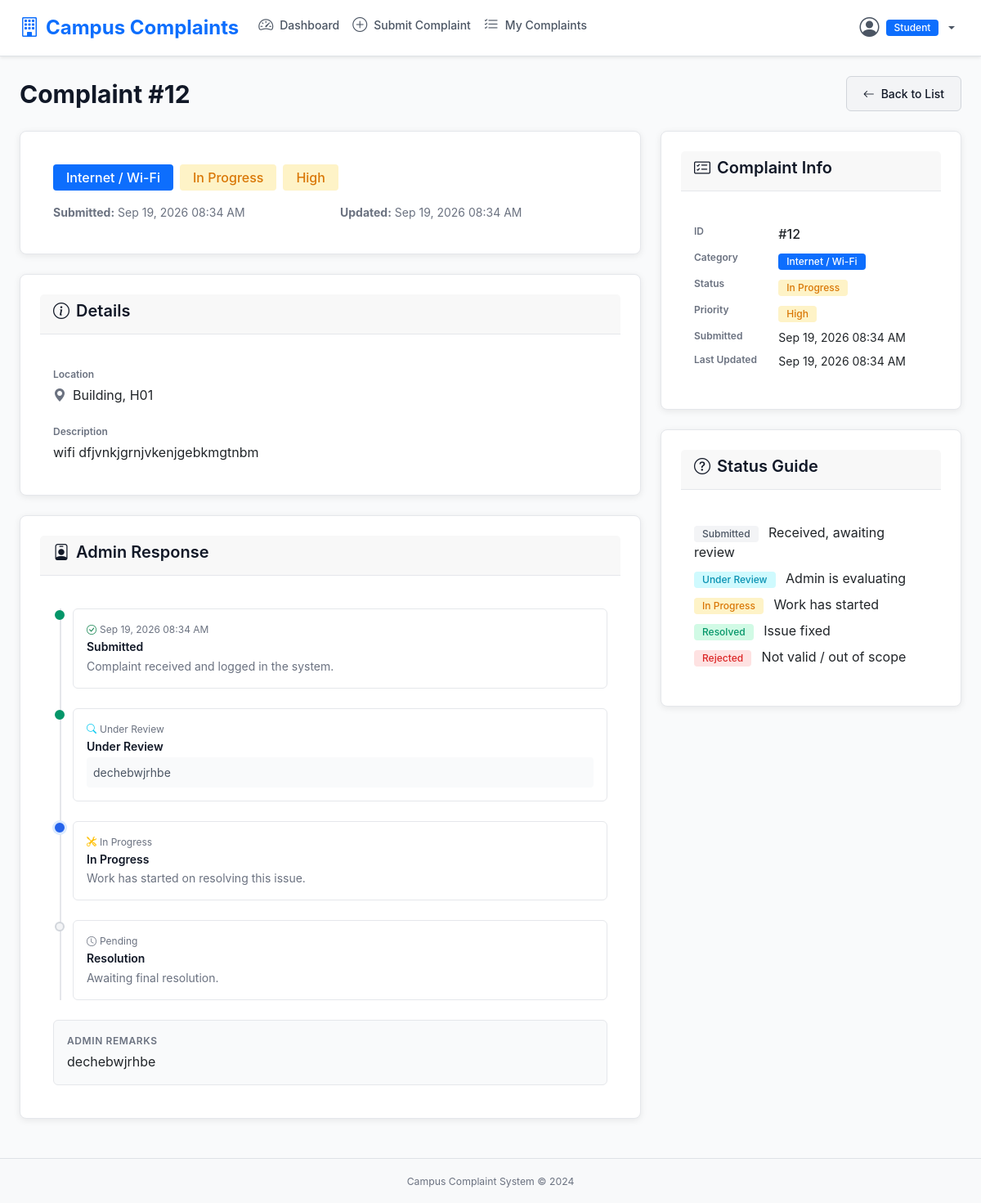
The page /complaint/12 (signed in) on the database its author committed.
### models.py (models this page shows, shortened)
class Complaint(db.Model):
    __tablename__ = 'complaint'
    id = db.Column(db.Integer, primary_key=True)
    user_id = db.Column(db.Integer, db.ForeignKey('user.id'), nullable=False)
    category = db.Column(db.String(30), nullable=False)
    location = db.Column(db.String(200), nullable=False)
    description = db.Column(db.Text, nullable=False)
    image_path = db.Column(db.String(300), nullable=True)
    status = db.Column(db.String(20), nullable=False, default='Submitted')
    priority = db.Column(db.String(10), nullable=False, default='Medium')
    admin_remarks = db.Column(db.Text, nullable=True)
    created_at = db.Column(db.DateTime, default=datetime.utcnow)
    updated_at = db.Column(db.DateTime, default=datetime.utcnow, onupdate=datetime.utcnow)
    user = db.relationship('User', backref=db.backref('complaints', lazy=True))
    @property
    def status_badge_class(self):
        mapping = {
            'Submitted': 'badge-secondary',
            'Under Review': 'badge-info',
            'In Progress': 'badge-warning',
            'Resolved': 'badge-success',
            'Rejected': 'badge-danger'
        }
        return mapping.get(self.status, 'badge-secondary')
    @property
    def priority_badge_class(self):
        mapping = {
            'Low': 'badge-secondary',
            'Medium': 'badge-primary',
            'High': 'badge-warning',
            'Critical': 'badge-danger'
        }
        return mapping.get(self.priority, 'badge-secondary')

### app.py (the view)
@app.route('/complaint/<int:complaint_id>')
@login_required
@student_required
def complaint_detail(complaint_id):
    complaint = Complaint.query.get_or_404(complaint_id)
    if complaint.user_id != current_user.id:
        abort(403)
    return render_template('student/complaint_detail.html', complaint=complaint)

### app.py (called while the page is built)
@login_manager.user_loader
def load_user(user_id):
    return User.query.get(int(user_id))

def student_required(f):
    @wraps(f)
    def decorated_function(*args, **kwargs):
        if not current_user.is_authenticated or not current_user.is_student():
            flash('Student access required.', 'error')
            return redirect(url_for('login'))
        return f(*args, **kwargs)
    return decorated_function

### models.py (called while the page is built)
    def is_admin(self):
        return self.role == 'admin'

    def is_student(self):
        return self.role == 'student'

    @property
    def is_active(self):
        return True

### templates/student/complaint_detail.html (shortened to what this page needs)
{% extends "student/base.html" %}
{% block content %}
<div class="d-flex justify-content-between align-items-center mb-4">
    <h1 class="page-title mb-0">Complaint #{{ complaint.id }}</h1>
    <a href="{{ url_for('my_complaints') }}" class="btn btn-secondary">
        <i class="bi bi-arrow-left me-1"></i>Back to List
    </a>
</div>
<div class="row g-4">
    <div class="col-12 col-lg-8">
        <div class="card mb-4">
            <div class="card-body">
                <div class="d-flex flex-wrap gap-2 mb-3">
                    <span class="badge bg-primary fs-6 px-3 py-2">{{ complaint.category }}</span>
                    <span class="badge {{ complaint.status_badge_class }} fs-6 px-3 py-2">{{ complaint.status }}</span>
                    <span class="badge {{ complaint.priority_badge_class }} fs-6 px-3 py-2">{{ complaint.priority }}</span>
                </div>
                <div class="row text-sm text-muted">
                    <div class="col-md-6">
                        <strong>Submitted:</strong> {{ complaint.created_at.strftime('%b %d, %Y %I:%M %p') }}
                    </div>
                    <div class="col-md-6">
                        <strong>Updated:</strong> {{ complaint.updated_at.strftime('%b %d, %Y %I:%M %p') }}
                    </div>
                </div>
            </div>
        </div>
        <div class="card mb-4">
            <div class="card-header">
                <h3 class="card-title mb-0"><i class="bi bi-info-circle me-2"></i>Details</h3>
            </div>
            <div class="card-body">
                <div class="mb-4">
                    <label class="form-label text-muted text-xs fw-semibold mb-1">Location</label>
                    <p class="mb-0"><i class="bi bi-geo-alt-fill text-muted me-2"></i>{{ complaint.location }}</p>
                </div>
                <div>
                    <label class="form-label text-muted text-xs fw-semibold mb-1">Description</label>
                    <p class="mb-0" style="white-space: pre-wrap;">{{ complaint.description }}</p>
                </div>
            </div>
        </div>
        {% if complaint.admin_remarks or complaint.status != 'Submitted' %}
        <div class="card mb-4">
            <div class="card-header">
                <h3 class="card-title mb-0"><i class="bi bi-person-badge me-2"></i>Admin Response</h3>
            </div>
            <div class="card-body">
                <div class="timeline">
                    <div class="timeline-item completed">
                        <div class="timeline-content">
                            <div class="timeline-time"><i class="bi bi-check-circle text-success me-1"></i>{{ complaint.created_at.strftime('%b %d, %Y %I:%M %p') }}</div>
                            <h5 class="timeline-title">Submitted</h5>
                            <p class="text-muted small mb-0">Complaint received and logged in the system.</p>
                        </div>
                    </div>
                    {% if complaint.status in ['Under Review', 'In Progress', 'Resolved', 'Rejected'] %}
                    <div class="timeline-item {% if complaint.status == 'Under Review' %}current{% else %}completed{% endif %}">
                        <div class="timeline-content">
                            <div class="timeline-time"><i class="bi bi-search text-info me-1"></i>Under Review</div>
                            <h5 class="timeline-title">Under Review</h5>
                            {% if complaint.admin_remarks and complaint.status in ['Under Review', 'In Progress', 'Resolved', 'Rejected'] %}
                            <p class="timeline-remarks">{{ complaint.admin_remarks }}</p>
                            {% else %}
                            <p class="text-muted small mb-0">Admin is reviewing the complaint.</p>
                            {% endif %}
                        </div>
                    </div>
                    {% endif %}
                    {% if complaint.status in ['In Progress', 'Resolved', 'Rejected'] %}
                    <div class="timeline-item {% if complaint.status == 'In Progress' %}current{% else %}completed{% endif %}">
                        <div class="timeline-content">
                            <div class="timeline-time"><i class="bi bi-tools text-warning me-1"></i>In Progress</div>
                            <h5 class="timeline-title">In Progress</h5>
                            <p class="text-muted small mb-0">Work has started on resolving this issue.</p>
                        </div>
                    </div>
                    {% endif %}
                    {% if complaint.status in ['Resolved', 'Rejected'] %}
                    <div class="timeline-item current">
                        <div class="timeline-content">
                            <div class="timeline-time">
                                {% if complaint.status == 'Resolved' %}
                                <i class="bi bi-check-circle-fill text-success me-1"></i>
                                {% else %}
                                <i class="bi bi-x-circle-fill text-danger me-1"></i>
                                {% endif %}
                                {{ complaint.updated_at.strftime('%b %d, %Y %I:%M %p') }}
                            </div>
                            <h5 class="timeline-title">{{ complaint.status }}</h5>
                            {% if complaint.admin_remarks %}
                            <p class="timeline-remarks">{{ complaint.admin_remarks }}</p>
                            {% endif %}
                        </div>
                    </div>
                    {% else %}
                    <div class="timeline-item pending">
                        <div class="timeline-content">
                            <div class="timeline-time"><i class="bi bi-clock text-muted me-1"></i>Pending</div>
                            <h5 class="timeline-title">Resolution</h5>
                            <p class="text-muted small mb-0">Awaiting final resolution.</p>
                        </div>
                    </div>
                    {% endif %}
                </div>
                {% if complaint.admin_remarks %}
                <div class="admin-remarks mt-4">
                    <div class="admin-remarks-label">Admin Remarks</div>
                    <p class="mb-0">{{ complaint.admin_remarks }}</p>
                </div>
                {% endif %}
            </div>
        </div>
        {% endif %}
    </div>
    <div class="col-12 col-lg-4">
        <div class="card mb-4">
            <div class="card-header">
                <h3 class="card-title mb-0"><i class="bi bi-card-checklist me-2"></i>Complaint Info</h3>
            </div>
            <div class="card-body">
                <dl class="row mb-0">
                    <dt class="col-sm-4 text-muted text-xs fw-semibold">ID</dt>
                    <dd class="col-sm-8 fw-medium">#{{ complaint.id }}</dd>
                    <dt class="col-sm-4 text-muted text-xs fw-semibold">Category</dt>
                    <dd class="col-sm-8"><span class="badge bg-primary">{{ complaint.category }}</span></dd>
                    <dt class="col-sm-4 text-muted text-xs fw-semibold">Status</dt>
                    <dd class="col-sm-8"><span class="badge {{ complaint.status_badge_class }}">{{ complaint.status }}</span></dd>
                    <dt class="col-sm-4 text-muted text-xs fw-semibold">Priority</dt>
                    <dd class="col-sm-8"><span class="badge {{ complaint.priority_badge_class }}">{{ complaint.priority }}</span></dd>
                    <dt class="col-sm-4 text-muted text-xs fw-semibold">Submitted</dt>
                    <dd class="col-sm-8 text-sm">{{ complaint.created_at.strftime('%b %d, %Y %I:%M %p') }}</dd>
                    <dt class="col-sm-4 text-muted text-xs fw-semibold">Last Updated</dt>
                    <dd class="col-sm-8 text-sm">{{ complaint.updated_at.strftime('%b %d, %Y %I:%M %p') }}</dd>
                </dl>
            </div>
        </div>
        <div class="card">
            <div class="card-header">
                <h3 class="card-title mb-0"><i class="bi bi-question-circle me-2"></i>Status Guide</h3>
            </div>
            <div class="card-body">
                <ul class="list-unstyled mb-0">
                    <li class="mb-2"><span class="badge badge-secondary me-2">Submitted</span> Received, awaiting review</li>
                    <li class="mb-2"><span class="badge badge-info me-2">Under Review</span> Admin is evaluating</li>
                    <li class="mb-2"><span class="badge badge-warning me-2">In Progress</span> Work has started</li>
                    <li class="mb-2"><span class="badge badge-success me-2">Resolved</span> Issue fixed</li>
                    <li class="mb-2"><span class="badge badge-danger me-2">Rejected</span> Not valid / out of scope</li>
                </ul>
            </div>
        </div>
    </div>
</div>
{% endblock %}

### rows shown on the page
Complaint: id "12", category "Internet / Wi-Fi", status "In Progress", priority "High", created_at "Sep 19, 2026 08:34 AM", updated_at "Sep 19, 2026 08:34 AM", location "Building, H01", description "wifi dfjvnkjgrnjvkenjgebkmgtnbm", admin_remarks "dechebwjrhbe"
